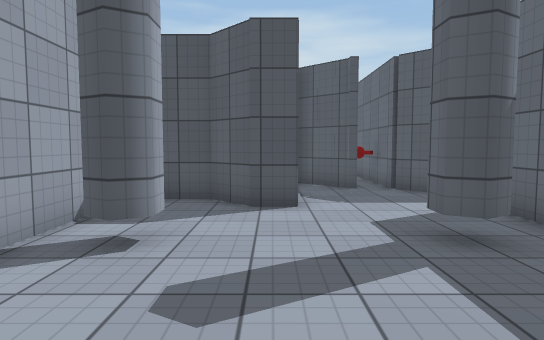
View 1 (above)

14 first-person views from a walk through a scene from a Unity 3-D project. The camera is 1.3 m above the floor, tilts 4° down and sees 75° across. The floor is counted in squares, 1 m on a side. Each view is taken from the middle of a square. On the plan, view 1 faces up. The plan holds only what a view shows up to about 15 squares ahead; the rest is blank. The place goes on beyond the plan. The player character is not drawn. Door leaves are left out, so doorways stand open. Surface patterns are stand-ins for the level's own textures.

View 2
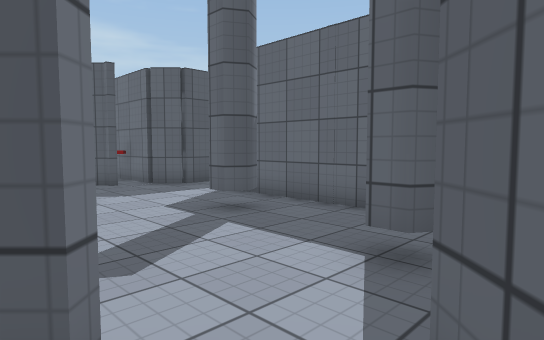

View 3
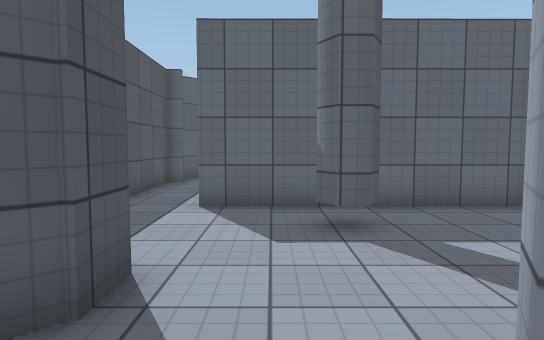

View 4
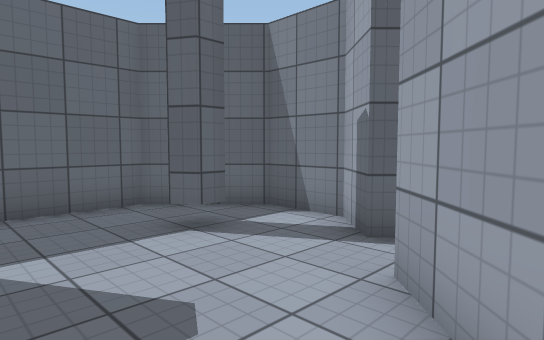

View 5
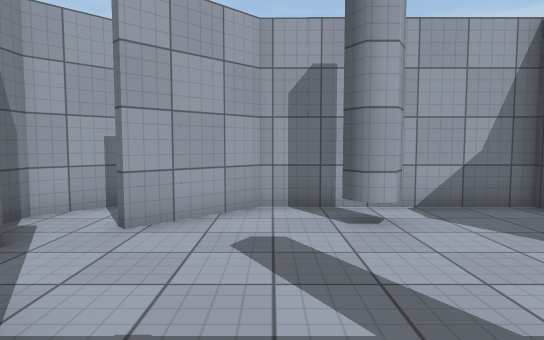

View 6
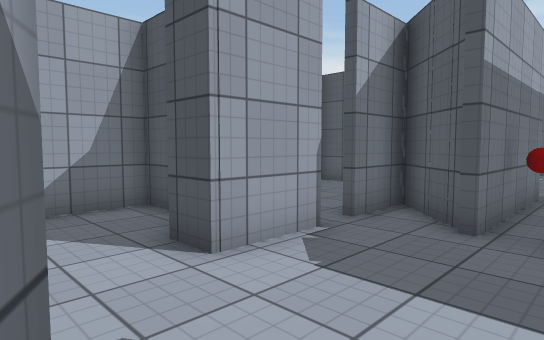

View 7
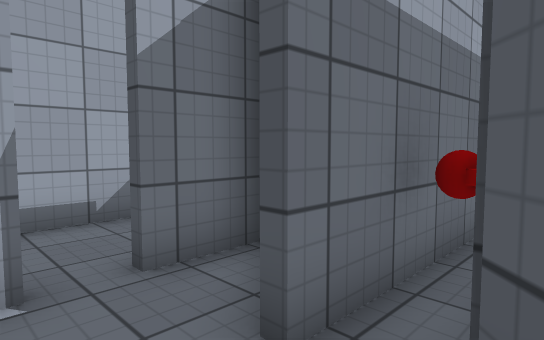

View 8
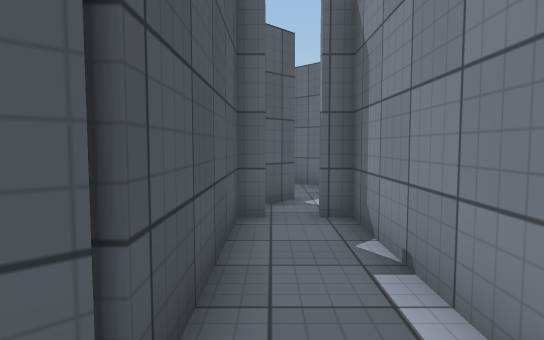

View 9
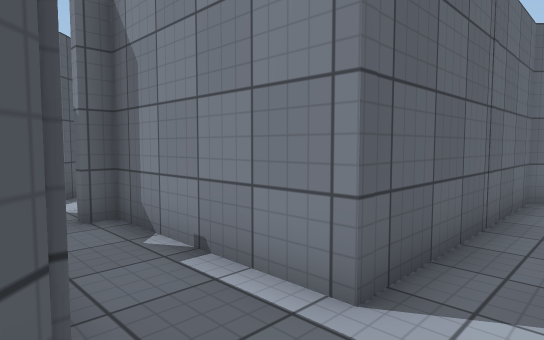

View 10
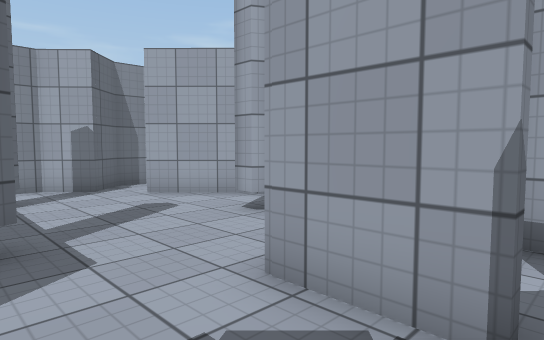

View 11
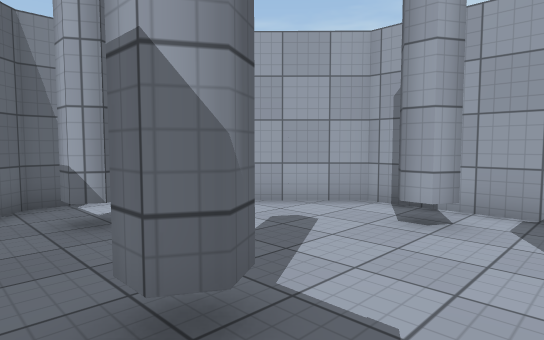

View 12
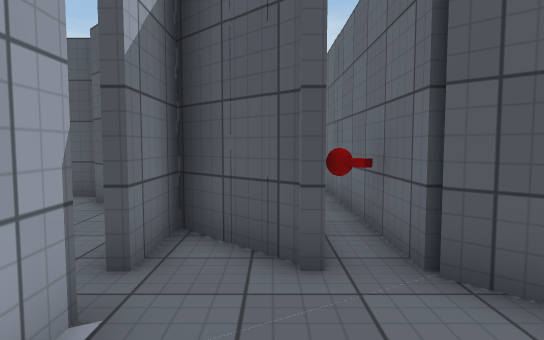

View 13
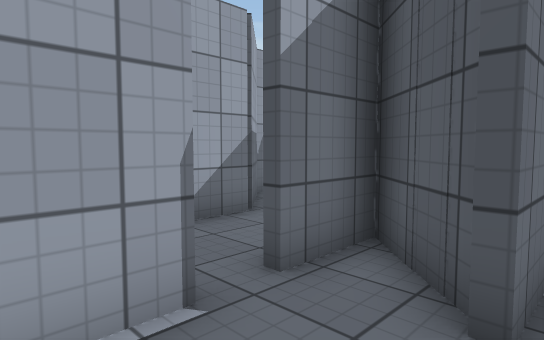

View 14
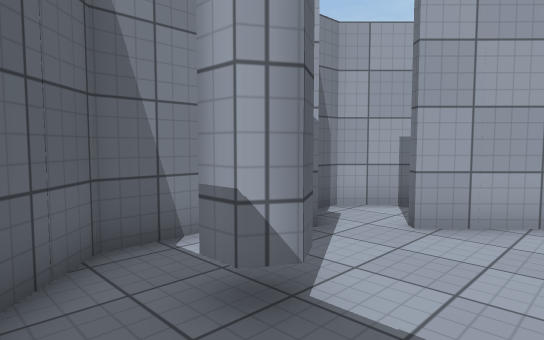

### Floor plan
Points are (right, up) in squares from view 1. A wall is a line through its corners. A room is listed if a view was taken in it or the views show most of it. See-through windows are left out.
Room 1 (views 1, 3, 4, 5, 6, 7, 8, 9, 10, 11, 12, 13, 14)
walls: (2.2, 5) (2.7, 5.3) (3.1, 5) (3.1, 4.5) (2.7, 4.3) (2.2, 4.5) (2.2, 5); (-2, 5.2) (-1.5, 4.9) (-1.5, 4.4) (-1.9, 4.2) (-2.5, 4.5); (1.5, 0.5) (1.5, 1) (2, 1.3) (2.4, 1) (2.4, 0.5); (0.5, 9.6) (0.6, 7.4) (-0.4, 7.4) (-1.5, 8.5) (-3.4, 8.5) (-3.4, 2.7) (-1.4, 0.7); (-0.4, -0.4) (0.6, -1.4) (2.5, -1.4) (4.5, 0.5) (4.5, 7.6) (9.3, 7.6) (9.3, 8.1); (9.3, 9) (9.3, 9.6) (4.5, 9.6) (3.6, 10.5)
ways out: open door at (-1, 0) to room 2; open door at (3.5, 11) to room 4; open door at (0.5, 10); open door at (9, 8.5)
Room 2 (view 2)
walls: (-1.5, 0.5) (-1.9, 0.8); (-3.5, -0.3) (-2.4, -1.4) (-1.5, -1.4) (-0.4, -0.4)
ways out: open door at (-1, 0) to room 1
Room 3 (no view inside)
walls: (2.4, 10.7) (0.5, 12.6) (0.5, 10.5)
Room 4 (no view inside)
walls: (3.6, 10.5) (3.6, 14); (2.5, 14) (2.5, 10.5)
ways out: open door at (3.5, 11) to room 1

Where each view was taken, in squares from view 1:
view 1: 0 up, 0 right, facing up
view 2: 1 down, 2 left, facing up-right
view 3: 6 up, 3 left, facing right
view 4: 4 up, 3 left, facing down-right
view 5: 3 up, 4 right, facing left
view 6: 5 up, 4 right, facing up-left
view 7: 9 up, 4 right, facing up-left
view 8: 9 up, 3 right, facing right
view 9: 10 up, 3 right, facing down-right
view 10: 10 up, 3 right, facing down-left
view 11: 7 up, 4 right, facing down-left
view 12: 7 up, 2 right, facing up
view 13: 8 up, 3 right, facing up-left
view 14: 3 up, 4 right, facing down-left
